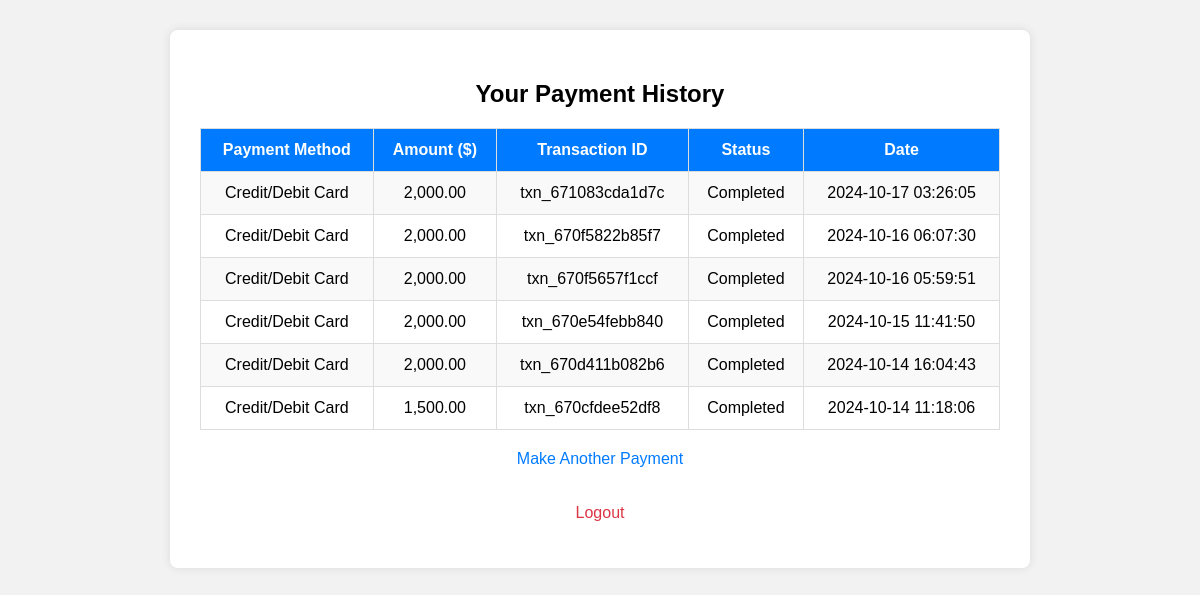
Screenshot of /payment_history.php (signed in) with the database file from the repository.
### tables this page shows
CREATE TABLE `payments` (
  `id` int(11) NOT NULL,
  `user_id` int(11) DEFAULT NULL,
  `payment_method` enum('Credit/Debit Card','Insurance','Bank Transfer','PayPal') NOT NULL,
  `amount` decimal(10,2) NOT NULL,
  `transaction_id` varchar(100) DEFAULT NULL,
  `status` enum('Pending','Completed','Failed') DEFAULT 'Pending',
  `created_at` timestamp NOT NULL DEFAULT current_timestamp()
);

### connection.php (called while the page is built, shortened)
<?php
class Database {
    public static $connection;
    public static function setUpConnection() {
        if (!isset(Database::$connection)) {
            try {
                Database::$connection = new mysqli("localhost", "root", "", "hospital");
            } catch (Exception $e) {
                die("Database connection error: " . $e->getMessage());
            }
        }
    }
    public static function search($query) {
        try {
            $result = Database::$connection->query($query);
            return $result;
        } catch (Exception $e) {
            die("Error retrieving data: " . $e->getMessage());
        }
    }
}
?>

### payment_history.php (the view, shortened to what this page needs)
<?php
require_once 'connection.php';
$user_id = $_SESSION['user_id'];
$payments = [];
try {
    $query = "SELECT payment_method, amount, transaction_id, status, created_at FROM payments WHERE user_id = $user_id ORDER BY created_at DESC";
    $result = Database::search($query);
    if ($result->num_rows > 0) {
        while ($payment = $result->fetch_assoc()) {
            $payments[] = $payment;
        }
    }
} catch (Exception $e) {
    die("Error fetching payment history: " . $e->getMessage());
}
?>
<!DOCTYPE html>
<html lang="en">
<head>
</head>
<body>
    <div class="container">
        <h2>Your Payment History</h2>
        <?php if (empty($payments)): ?>
            <p>You have no payment records.</p>
        <?php else: ?>
            <table>
                <tr>
                    <th>Payment Method</th>
                    <th>Amount ($)</th>
                    <th>Transaction ID</th>
                    <th>Status</th>
                    <th>Date</th>
                </tr>
                <?php foreach ($payments as $payment): ?>
                    <tr>
                        <td><?php echo htmlspecialchars($payment['payment_method']); ?></td>
                        <td><?php echo htmlspecialchars(number_format($payment['amount'], 2)); ?></td>
                        <td><?php echo htmlspecialchars($payment['transaction_id']); ?></td>
                        <td><?php echo htmlspecialchars($payment['status']); ?></td>
                        <td><?php echo htmlspecialchars($payment['created_at']); ?></td>
                    </tr>
                <?php endforeach; ?>
            </table>
        <?php endif; ?>
        <div style="text-align: center;">
            <a href="payment.php">Make Another Payment</a>
        </div>
        <div class="logout-link">
            <p><a href="logout.php">Logout</a></p>
        </div>
    </div>
</body>
</html>

### payment_history.php (style rules this page uses)
body { font-family: Arial, sans-serif; background-color: #f2f2f2; }
.container { width: 800px; margin: 30px auto; padding: 30px; background-color: #fff; border-radius: 8px; box-shadow: 0 0 10px rgba(0, 0, 0, 0.1); }
.container h2 { text-align: center; margin-bottom: 20px; }
table { width: 100%; border-collapse: collapse; margin-top: 10px; }
table, th, td { border: 1px solid #ddd; }
th, td { padding: 12px; text-align: center; }
th { background-color: #007BFF; color: white; }
tr:nth-child(even) { background-color: #f9f9f9; }
.container a { display: inline-block; margin-top: 20px; text-decoration: none; color: #007BFF; }
.logout-link { text-align: center; margin-top: 15px; }
.logout-link a { color: #dc3545; text-decoration: none; }

### rows the page displays
payments: payment_method "Credit/Debit Card", amount "2,000.00", transaction "txn_671083cda1d7c", status "Completed", created_at "2024-10-17 03:26:05"
payments: payment_method "Credit/Debit Card", amount "2,000.00", transaction "txn_670f5822b85f7", status "Completed", created_at "2024-10-16 06:07:30"
payments: payment_method "Credit/Debit Card", amount "2,000.00", transaction "txn_670f5657f1ccf", status "Completed", created_at "2024-10-16 05:59:51"
payments: payment_method "Credit/Debit Card", amount "2,000.00", transaction "txn_670e54febb840", status "Completed", created_at "2024-10-15 11:41:50"
payments: payment_method "Credit/Debit Card", amount "2,000.00", transaction "txn_670d411b082b6", status "Completed", created_at "2024-10-14 16:04:43"
payments: payment_method "Credit/Debit Card", amount "1,500.00", transaction "txn_670cfdee52df8", status "Completed", created_at "2024-10-14 11:18:06"
